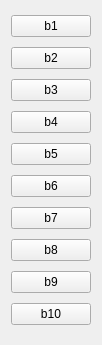
   <widget class="QWidget" name="layoutWidget">
    <property name="geometry">
     <rect>
      <x>640</x>
      <y>120</y>
      <width>95</width>
      <height>345</height>
     </rect>
    </property>
    <layout class="QVBoxLayout" name="GroupB1">
     <item>
      <widget class="QPushButton" name="pb21">
       <property name="text">
        <string>b1</string>
       </property>
      </widget>
     </item>
     <item>
      <widget class="QPushButton" name="pb22">
       <property name="text">
        <string>b2</string>
       </property>
      </widget>
     </item>
     <item>
      <widget class="QPushButton" name="pb23">
       <property name="text">
        <string>b3</string>
       </property>
      </widget>
     </item>
     <item>
      <widget class="QPushButton" name="pb24">
       <property name="text">
        <string>b4</string>
       </property>
      </widget>
     </item>
     <item>
      <widget class="QPushButton" name="pb25">
       <property name="text">
        <string>b5</string>
       </property>
      </widget>
     </item>
     <item>
      <widget class="QPushButton" name="pb26">
       <property name="text">
        <string>b6</string>
       </property>
      </widget>
     </item>
     <item>
      <widget class="QPushButton" name="pb27">
       <property name="text">
        <string>b7</string>
       </property>
      </widget>
     </item>
     <item>
      <widget class="QPushButton" name="pb28">
       <property name="text">
        <string>b8</string>
       </property>
      </widget>
     </item>
     <item>
      <widget class="QPushButton" name="pb29">
       <property name="text">
        <string>b9</string>
       </property>
      </widget>
     </item>
     <item>
      <widget class="QPushButton" name="pb30">
       <property name="text">
        <string>b10</string>
       </property>
      </widget>
     </item>
    </layout>
   </widget>
